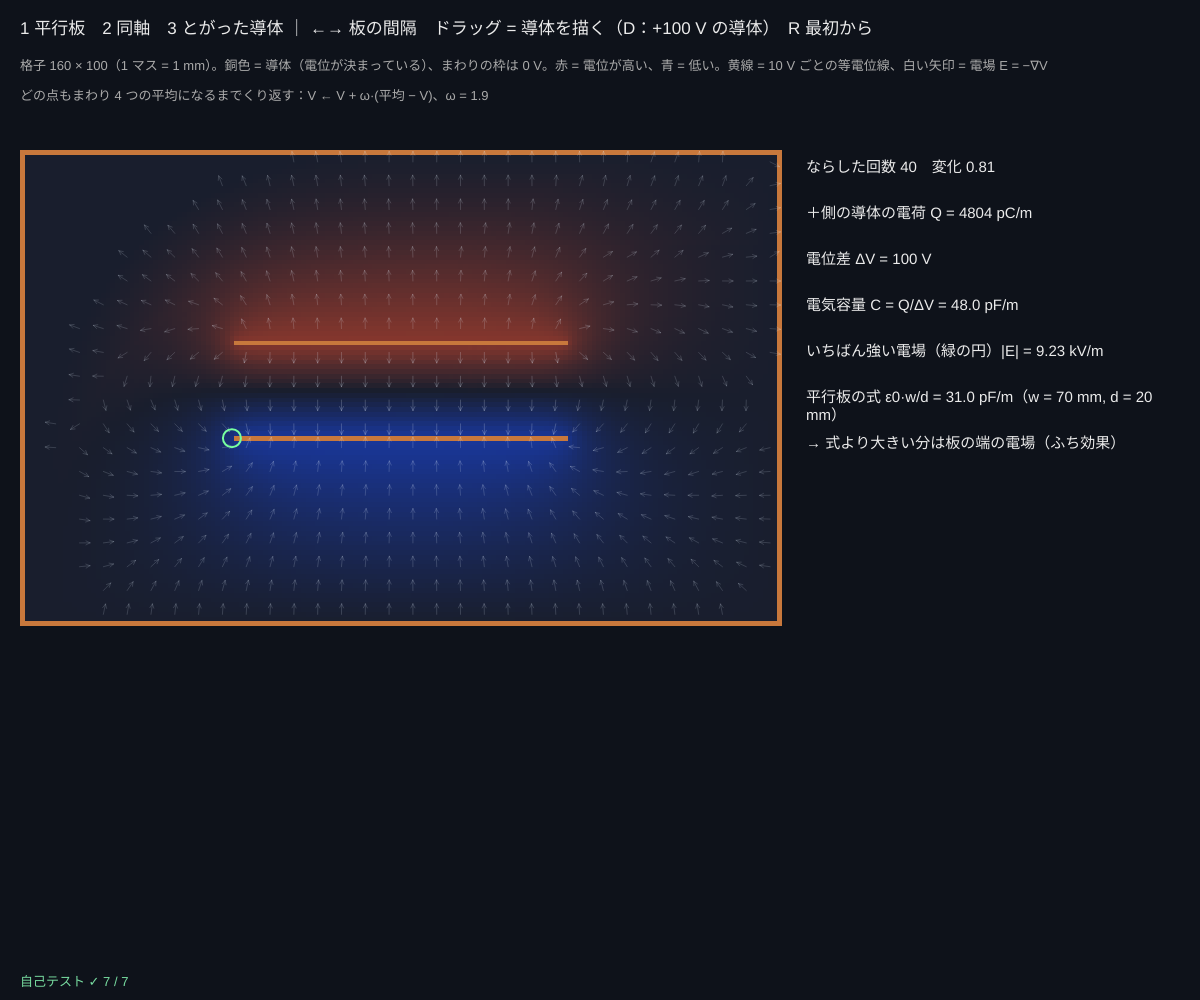
Frame 1 (no input)
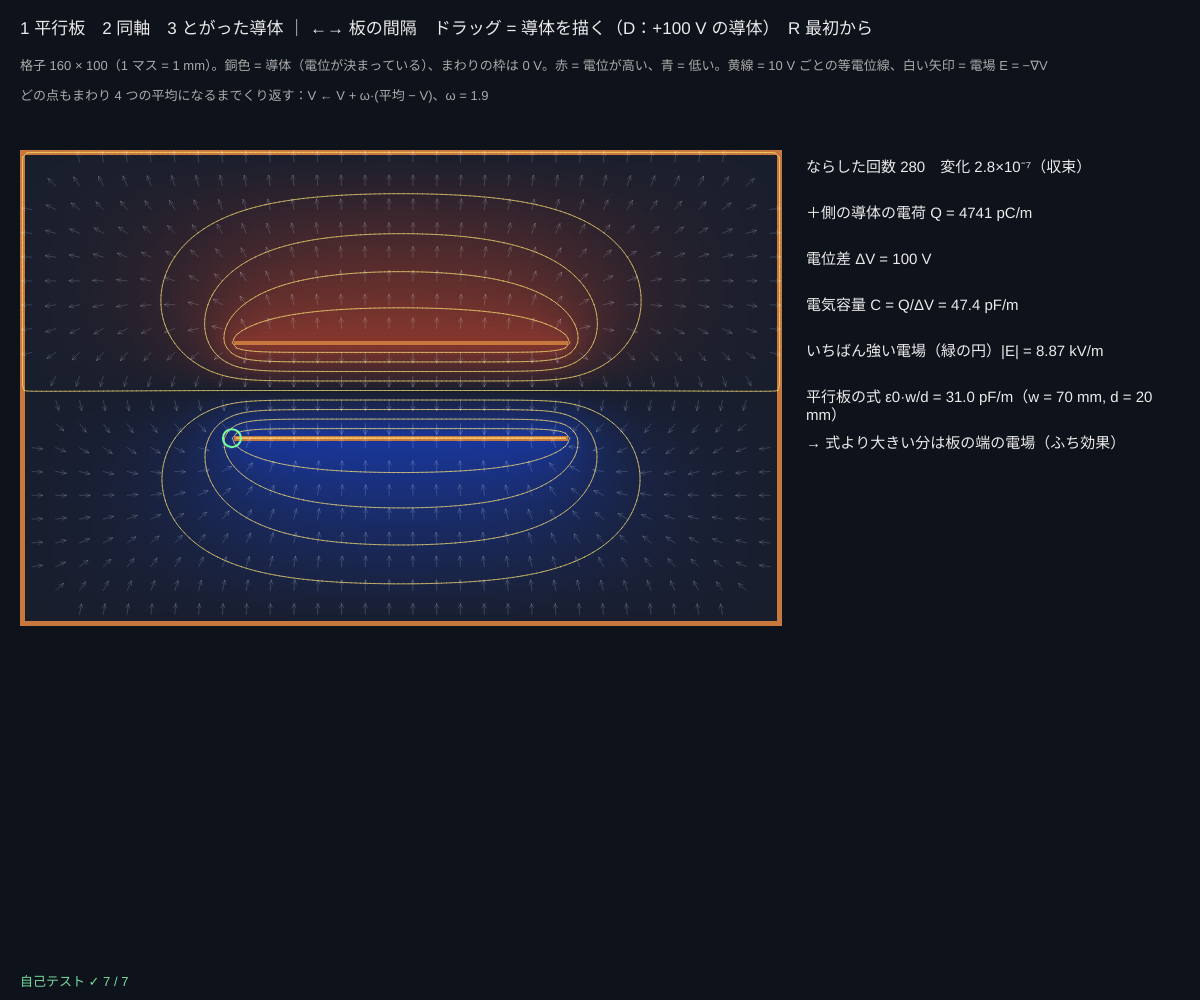
Frame 60 (no input)
Frame 120 (the mouse pressed at the canvas centre since frame 60): identical to frame 60, image omitted

The p5.js sketch that drew these frames (run headless with seeded random() and noise() and a simulated clock; from frame 60 on, the mouse is pressed at the canvas centre):

// p5.js sketch
// ── sketch.js
// ============================================
// 03 導体とコンデンサ ─ ラプラス方程式を「緩和法」で解く
// 導体の電位を決めると、そのあいだの電位 V は ∇²V = 0（どの点も まわり 4 つの平均）。何度もならすと答えに近づく（SOR 法）
// 導体の表面の電場から電荷 Q を求め、電気容量 C = Q / ΔV を計算。2 次元（紙に垂直に長い導体）なので C は 1 m あたり
// 1 平行板 / 2 同軸 / 3 とがった導体 / ←→ = 間隔・大きさ / ドラッグ = 導体を描く / D = 描く電位 / R = 最初から
// ============================================

const EPS0 = 8.854e-12;                // 真空の誘電率 [F/m]
const H_M = 0.001;                     // ★ 格子 1 マス = 1 mm
const NX = 160, NY = 100;              // 格子の数
const OMEGA = 1.9;                     // ★ SOR の加速の強さ（1 = ふつうのガウス・ザイデル、2 未満）
const SWEEPS = 40;                     // ★ 1 フレームでならす回数
let GR, preset = 1, gap = 20, coaxA = 10, tipGap = 18, brush = 0, residual = 1, sweepsDone = 0;
let img, cs, ox = 20, oy = 150, contours = [];
const BRUSH = [{ name: '+100 V の導体', id: 1, v: 100 }, { name: '0 V の導体', id: 2, v: 0 }, { name: '消しゴム', id: 0, v: 0 }];

function setup() {
  createCanvas(windowWidth, windowHeight);
  pixelDensity(1);
  img = createImage(NX, NY);
  cs = Math.max(2, Math.min((width * 0.66 - 30) / NX, (height - 175) / NY));
  build();
  selfTest();
}

// ---- 導体の形を作る。外の枠は 0 V（接地した箱）
function build() {
  GR = makeGrid(NX, NY);
  for (let i = 0; i < NX; i++) { setCond(GR, i, 0, 3, 0); setCond(GR, i, NY - 1, 3, 0); }
  for (let j = 0; j < NY; j++) { setCond(GR, 0, j, 3, 0); setCond(GR, NX - 1, j, 3, 0); }
  let cx = NX / 2, cy = NY / 2;
  if (preset === 1) for (let i = cx - 35; i < cx + 35; i++) { setCond(GR, i, Math.round(cy - gap / 2), 1, 50); setCond(GR, i, Math.round(cy + gap / 2), 2, -50); }
  if (preset === 2) for (let j = 0; j < NY; j++) for (let i = 0; i < NX; i++) { let r = Math.hypot(i - cx, j - cy); if (r <= coaxA) setCond(GR, i, j, 1, 100); else if (r >= 44) setCond(GR, i, j, 2, 0); }
  if (preset === 3) {
    for (let i = 1; i < NX - 1; i++) for (let j = NY - 6; j < NY - 1; j++) setCond(GR, i, j, 2, 0);     // 下の接地した板
    let tipY = NY - 6 - tipGap;                                                                     // とがった先の位置
    for (let j = 8; j <= tipY; j++) { let w = Math.max(0, Math.round(14 * Math.sqrt((tipY - j) / (tipY - 8)))); for (let i = cx - w; i <= cx + w; i++) setCond(GR, i, j, 1, 100); }
    for (let i = 20; i < 50; i++) for (let j = 30; j < NY - 6 - tipGap; j++) if (Math.hypot(i - 35, j - (NY - 6 - tipGap - 10)) < 10) setCond(GR, i, j, 1, 100);   // 比べる：丸い導体
  }
  residual = 1; sweepsDone = 0; contours = [];
}

function draw() {
  background(14, 18, 26);
  if (residual > 1e-6) { for (let s = 0; s < SWEEPS; s++) residual = sorSweep(GR, OMEGA); sweepsDone += SWEEPS; if (frameCount % 6 === 0 || residual <= 1e-6) contours = equipotentials(); }
  // 電位の色
  img.loadPixels();
  for (let k = 0; k < NX * NY; k++) {
    let v = GR.V[k] / 100, p = 4 * k;
    if (GR.cond[k]) { img.pixels[p] = 200; img.pixels[p + 1] = 120; img.pixels[p + 2] = 60; }
    else { img.pixels[p] = 25 + Math.max(0, v) * 220; img.pixels[p + 1] = 30 + 50 * Math.abs(v); img.pixels[p + 2] = 45 + Math.max(0, -v) * 220; }
    img.pixels[p + 3] = 255;
  }
  img.updatePixels();
  noSmooth(); image(img, ox, oy, NX * cs, NY * cs); smooth();
  stroke(255, 230, 120, 170); strokeWeight(1);
  for (let s of contours) line(ox + (s[0] + 0.5) * cs, oy + (s[1] + 0.5) * cs, ox + (s[2] + 0.5) * cs, oy + (s[3] + 0.5) * cs);
  // 電場の矢印（−∇V）と、いちばん強い所
  let Emax = 0, mi = 0, mj = 0;
  for (let j = 1; j < NY - 1; j++) for (let i = 1; i < NX - 1; i++) {
    let k = j * NX + i; if (GR.cond[k]) continue;
    let ex = -(GR.V[k + 1] - GR.V[k - 1]) / (2 * H_M), ey = -(GR.V[k + NX] - GR.V[k - NX]) / (2 * H_M), m = Math.hypot(ex, ey);
    if (m > Emax) { Emax = m; mi = i; mj = j; }
    if (i % 5 === 2 && j % 5 === 2 && m > 100) { stroke(230, 240, 255, clampv(40 + m / 400, 40, 230)); arrowTo(ox + (i + 0.5) * cs, oy + (j + 0.5) * cs, ox + (i + 0.5) * cs + (ex / m) * 2.2 * cs, oy + (j + 0.5) * cs + (ey / m) * 2.2 * cs, 4); }
  }
  noFill(); stroke(120, 255, 160); strokeWeight(2); circle(ox + (mi + 0.5) * cs, oy + (mj + 0.5) * cs, 18);
  // 数字
  let dV = preset === 1 ? 100 : 100, Q = chargeOf(GR, 1), C = Q / dV;
  let tx = ox + NX * cs + 24, y = oy + 10;
  noStroke(); fill(235); textSize(15);
  let lines = ['ならした回数 ' + sweepsDone + '　変化 ' + sci(residual, 2) + (residual <= 1e-6 ? '（収束）' : ''),
    '＋側の導体の電荷 Q = ' + sci(Q * 1e12) + ' pC/m',
    '電位差 ΔV = ' + dV + ' V',
    '電気容量 C = Q/ΔV = ' + sci(C * 1e12) + ' pF/m',
    'いちばん強い電場（緑の円）|E| = ' + sci(Emax / 1000) + ' kV/m'];
  if (preset === 1) lines.push('平行板の式 ε0·w/d = ' + sci((EPS0 * 70) / gap * 1e12) + ' pF/m（w = 70 mm, d = ' + gap + ' mm）', '→ 式より大きい分は板の端の電場（ふち効果）');
  if (preset === 2) lines.push('同軸の式 2πε0 / ln(b/a) = ' + sci(((2 * Math.PI * EPS0) / Math.log(44 / coaxA)) * 1e12) + ' pF/m（a = ' + coaxA + ', b = 44 mm）');
  if (preset === 3) lines.push('先の電場 ÷ 板の間の平均（100 V ÷ ' + tipGap + ' mm）= ' + (Emax / (100 / (tipGap * H_M))).toFixed(2) + ' 倍', '→ とがった所に電場が集まる（避雷針）');
  for (let s of lines) { text(s, tx, y, width - tx - 10); y += 46; }
  fill(235); textSize(17);
  text('1 平行板　2 同軸　3 とがった導体 ｜ ←→ ' + ['', '板の間隔', '内側の半径', '先と板の距離'][preset] + '　ドラッグ = 導体を描く（D：' + BRUSH[brush].name + '）　R 最初から', 20, 34);
  fill(170); textSize(13);
  text('格子 ' + NX + ' × ' + NY + '（1 マス = 1 mm）。銅色 = 導体（電位が決まっている）、まわりの枠は 0 V。赤 = 電位が高い、青 = 低い。黄線 = 10 V ごとの等電位線、白い矢印 = 電場 E = −∇V', 20, 60, width - 40);
  fill(170); text('どの点もまわり 4 つの平均になるまでくり返す：V ← V + ω·(平均 − V)、ω = ' + OMEGA, 20, 100);
  drawSelfTest(20, height - 14);
}

function equipotentials() {
  let out = [];
  for (let L = -90; L <= 90; L += 10) for (let s of marchingSquares(GR.V, NX, NY, L + 0.001)) out.push(s);
  return out;
}
function mouseDragged() {
  let i = Math.floor((mouseX - ox) / cs), j = Math.floor((mouseY - oy) / cs), b = BRUSH[brush];
  if (i < 1 || j < 1 || i >= NX - 1 || j >= NY - 1) return;
  for (let dj = -1; dj <= 1; dj++) for (let di = -1; di <= 1; di++) {
    let ii = i + di, jj = j + dj; if (ii < 1 || jj < 1 || ii >= NX - 1 || jj >= NY - 1) continue;
    if (b.id === 0) { let k = jj * NX + ii; GR.cond[k] = 0; GR.fix[k] = 0; } else setCond(GR, ii, jj, b.id, b.v);
  }
  residual = 1;
}
function keyPressed() {
  if (key >= '1' && key <= '3') { preset = +key; build(); }
  let d = key === RIGHT_ARROW ? 1 : key === LEFT_ARROW ? -1 : 0;
  if (d) {
    if (preset === 1) gap = clampv(gap + 2 * d, 4, 60);
    if (preset === 2) coaxA = clampv(coaxA + d, 2, 36);
    if (preset === 3) tipGap = clampv(tipGap + 2 * d, 4, 50);
    build();
  }
  if (key === 'd' || key === 'D') brush = (brush + 1) % BRUSH.length;
  if (key === 'r' || key === 'R') { preset = 1; gap = 20; coaxA = 10; tipGap = 18; build(); }
}

// ---- 自己テスト：答えのわかる形で確かめる
function selfTest() {
  selfTestResults = [];
  // (a) 横いっぱいの平行板（左右は「電場が横に出ない」境界）→ 電位はまっすぐ、C = ε0·w/d ぴったり
  let pp = (d) => { let g = makeGrid(30, d + 1); for (let i = 0; i < 30; i++) { setCond(g, i, 0, 1, 100); setCond(g, i, d, 2, 0); } let n = 0, r = 1; while (r > 1e-11 && n < 20000) { r = sorSweep(g, 1.8); n++; } return { g, n, C: chargeOf(g, 1) / 100 }; };
  let a = pp(20), b = pp(10);
  check('緩和法が収束する（変化 < 10⁻¹¹）', a.n < 20000);
  check('平行板のあいだの電位はまっすぐ（一様な電場）', [5, 10, 15].every((j) => near(a.g.V[j * 30 + 13], 100 * (1 - j / 20), 1e-6)));
  check('平行板：C = ε0·w/d（1% 以内）', nearRel(a.C, (EPS0 * 30) / 20, 0.01));
  check('間隔を半分にすると C は 2 倍', nearRel(b.C / a.C, 2, 0.01));
  // (b) 同軸：C = 2πε0 / ln(b/a)
  let g = makeGrid(72, 72);
  for (let j = 0; j < 72; j++) for (let i = 0; i < 72; i++) { let r = Math.hypot(i - 35.5, j - 35.5); if (r <= 8) setCond(g, i, j, 1, 1); else if (r >= 32) setCond(g, i, j, 2, 0); }
  let r = 1, n = 0; while (r > 1e-10 && n < 20000) { r = sorSweep(g, 1.85); n++; }
  let Cc = chargeOf(g, 1);
  check('同軸：C = 2πε0/ln(b/a)（格子のでこぼこで 5% 以内）', nearRel(Cc, (2 * Math.PI * EPS0) / Math.log(4), 0.05));
  check('同軸：内側の電荷 = −外側の電荷（電気力線は全部 外へ着く）', nearRel(chargeOf(g, 2), -Cc, 0.01));
  let mv = 0; for (let j = 1; j < 71; j++) for (let i = 1; i < 71; i++) { let k = j * 72 + i; if (!g.fix[k]) mv = Math.max(mv, Math.abs(g.V[k] - 0.25 * (g.V[k - 1] + g.V[k + 1] + g.V[k - 72] + g.V[k + 72]))); }
  check('答えでは どの点も まわり 4 つの平均（ラプラス方程式）', mv < 1e-8);
  reportSelfTest();
}

// ---------- やってみよう ----------
// 1. 平行板で ←→ を押して間隔 d を変え、C が 1/d に比例するか表にしよう（ふち効果でずれるのはいつ？）
// 2. 3 のとがった導体で、先の電場は丸い導体の所の何倍？ 雷が高い所に落ちやすい理由を考えよう
// 3. OMEGA を 1.0 と 1.95 にして、収束するまでの回数を比べよう（SOR の効果）
// 4. 2 の同軸で a を変え、C が ln(b/a) に反比例するか確かめよう
// 5. D で 0 V の導体を選び、平行板のあいだに描いて「静電遮へい」を作ろう


// ==================================================
// ここから下は「電磁気の道具」（中身は読まなくても OK。消さないでね）
// ==================================================
// ---- 格子：V = 電位、fix = 1 なら電位が決まっている、cond = 導体の番号（0 = なし）
function makeGrid(nx, ny) { return { nx, ny, V: new Float64Array(nx * ny), fix: new Int8Array(nx * ny), cond: new Int8Array(nx * ny) }; }
function setCond(g, i, j, id, v) { if (i < 0 || j < 0 || i >= g.nx || j >= g.ny) return; let k = j * g.nx + i; g.cond[k] = id; g.fix[k] = 1; g.V[k] = v; }
// ---- SOR を 1 回：決まっていない点を「まわり 4 つの平均」へ ω 倍だけ近づける。格子の外は鏡（電場が出ない境界）。いちばん大きい変化を返す
function sorSweep(g, w) {
  let nx = g.nx, ny = g.ny, V = g.V, mx = 0;
  for (let j = 0; j < ny; j++) for (let i = 0; i < nx; i++) {
    let k = j * nx + i; if (g.fix[k]) continue;
    let l = i > 0 ? V[k - 1] : V[k + 1], r = i < nx - 1 ? V[k + 1] : V[k - 1], u = j > 0 ? V[k - nx] : V[k + nx], d = j < ny - 1 ? V[k + nx] : V[k - nx];
    let dv = w * (0.25 * (l + r + u + d) - V[k]);
    V[k] += dv; if (Math.abs(dv) > mx) mx = Math.abs(dv);
  }
  return mx;
}
// ---- 導体 id の電荷（1 m あたり）：表面から出る電束 Σ (V導体 − V となり) × ε0（ガウスの法則を格子で）
function chargeOf(g, id) {
  let q = 0, nx = g.nx;
  for (let j = 0; j < g.ny; j++) for (let i = 0; i < nx; i++) {
    let k = j * nx + i; if (g.cond[k] !== id) continue;
    for (let [di, dj] of [[1, 0], [-1, 0], [0, 1], [0, -1]]) {
      let ii = i + di, jj = j + dj; if (ii < 0 || jj < 0 || ii >= nx || jj >= g.ny) continue;
      let kk = jj * nx + ii; if (g.cond[kk] !== id) q += g.V[k] - g.V[kk];
    }
  }
  return q * EPS0;
}
// ---- マーチング・スクエア：値 = level の線分 [x1, y1, x2, y2]（格子の単位）
function marchingSquares(g, nx, ny, level) {
  let segs = [];
  let at = (a, b, ia, ja, ib, jb) => { let t = (level - a) / (b - a); return [ia + t * (ib - ia), ja + t * (jb - ja)]; };
  for (let j = 0; j < ny - 1; j++) for (let i = 0; i < nx - 1; i++) {
    let v0 = g[j * nx + i], v1 = g[j * nx + i + 1], v2 = g[(j + 1) * nx + i + 1], v3 = g[(j + 1) * nx + i];
    let pts = [];
    if ((v0 > level) !== (v1 > level)) pts.push(at(v0, v1, i, j, i + 1, j));
    if ((v1 > level) !== (v2 > level)) pts.push(at(v1, v2, i + 1, j, i + 1, j + 1));
    if ((v2 > level) !== (v3 > level)) pts.push(at(v2, v3, i + 1, j + 1, i, j + 1));
    if ((v3 > level) !== (v0 > level)) pts.push(at(v3, v0, i, j + 1, i, j));
    if (pts.length >= 2) segs.push([pts[0][0], pts[0][1], pts[1][0], pts[1][1]]);
    if (pts.length === 4) segs.push([pts[2][0], pts[2][1], pts[3][0], pts[3][1]]);
  }
  return segs;
}
// ---- 描く道具（どのスケッチも同じ）
function clampv(v, a, b) { return v < a ? a : v > b ? b : v; }
function polyline(pts) {               // 点が 2 つ以上あるときだけ折れ線を描く（[[x, y], ...]）
  if (!pts || pts.length < 2) return;
  beginShape(); for (let p of pts) vertex(p[0], p[1]); endShape();
}
function arrowTo(x1, y1, x2, y2, hs) {  // (x1, y1) → (x2, y2) の矢印。hs = 矢じりの大きさ
  let dx = x2 - x1, dy = y2 - y1, L = Math.hypot(dx, dy);
  if (!(L > 0.5)) return;
  line(x1, y1, x2, y2);
  let ux = dx / L, uy = dy / L, h = Math.min(hs || 8, L * 0.5);
  line(x2, y2, x2 - h * ux + h * 0.5 * uy, y2 - h * uy - h * 0.5 * ux);
  line(x2, y2, x2 - h * ux - h * 0.5 * uy, y2 - h * uy + h * 0.5 * ux);
}
const SUP = { '-': '⁻', '0': '⁰', '1': '¹', '2': '²', '3': '³', '4': '⁴', '5': '⁵', '6': '⁶', '7': '⁷', '8': '⁸', '9': '⁹' };
function sci(v, d) {                   // 0.000032 → "3.20×10⁻⁵"（大きい数・小さい数を読みやすく）
  if (!isFinite(v)) return '—';
  if (v === 0) return '0';
  let sig = d === undefined ? 3 : d, e = Math.floor(Math.log10(Math.abs(v)));
  if (e >= -2 && e <= 3) return v.toFixed(Math.max(0, sig - 1 - e));
  let m = v / Math.pow(10, e);
  return m.toFixed(sig - 1) + '×10' + String(e).split('').map((c) => SUP[c]).join('');
}
// グラフの枠：g = { x, y, w, h }。lo〜hi の範囲で、数字の配列 arr を左から右へ（cap 個ぶん）
function plotFrame(g, title, lo, hi) {
  noFill(); stroke(70, 80, 100); strokeWeight(1); rect(g.x, g.y, g.w, g.h);
  if (lo < 0 && hi > 0) { let y0 = g.y + g.h * (hi / (hi - lo)); stroke(70, 80, 100, 160); line(g.x, y0, g.x + g.w, y0); }
  noStroke(); fill(200); textSize(13); text(title, g.x + 4, g.y - 6);
  fill(140); textSize(11); text(sci(hi, 2), g.x + g.w + 4, g.y + 10); text(sci(lo, 2), g.x + g.w + 4, g.y + g.h);
}
function plotTrace(g, arr, lo, hi, cap) {
  if (!arr || arr.length < 2) return;
  noFill(); beginShape();
  for (let i = 0; i < arr.length; i++) vertex(g.x + (i / (cap - 1)) * g.w, g.y + g.h - clampv((arr[i] - lo) / (hi - lo), 0, 1) * g.h);
  endShape();
}
function pushCap(arr, v, cap) { arr.push(v); if (arr.length > cap) arr.shift(); }
// ---- 自己テストの道具
let selfTestResults = [];
function check(name, cond) { selfTestResults.push({ name, ok: !!cond }); }
function near(a, b, tol) { return a !== null && a !== undefined && isFinite(a) && Math.abs(a - b) <= (tol === undefined ? 1e-9 : tol); }
function nearRel(a, b, rel) { return near(a, b, Math.abs(b) * rel); }   // 相対誤差 rel 以内
function reportSelfTest() { for (let r of selfTestResults) (r.ok ? console.log : console.error)((r.ok ? '✓ ' : '✗ ') + r.name); }
function selfTestLine() { let n = selfTestResults.filter((r) => r.ok).length; return '自己テスト ' + (n === selfTestResults.length ? '✓ ' : '✗ ') + n + ' / ' + selfTestResults.length; }
function drawSelfTest(x, y) {
  noStroke(); textSize(13);
  if (selfTestResults.length > 0 && selfTestResults.every((r) => r.ok)) fill(120, 220, 160); else fill(255, 100, 90);
  text(selfTestLine(), x, y);
}
